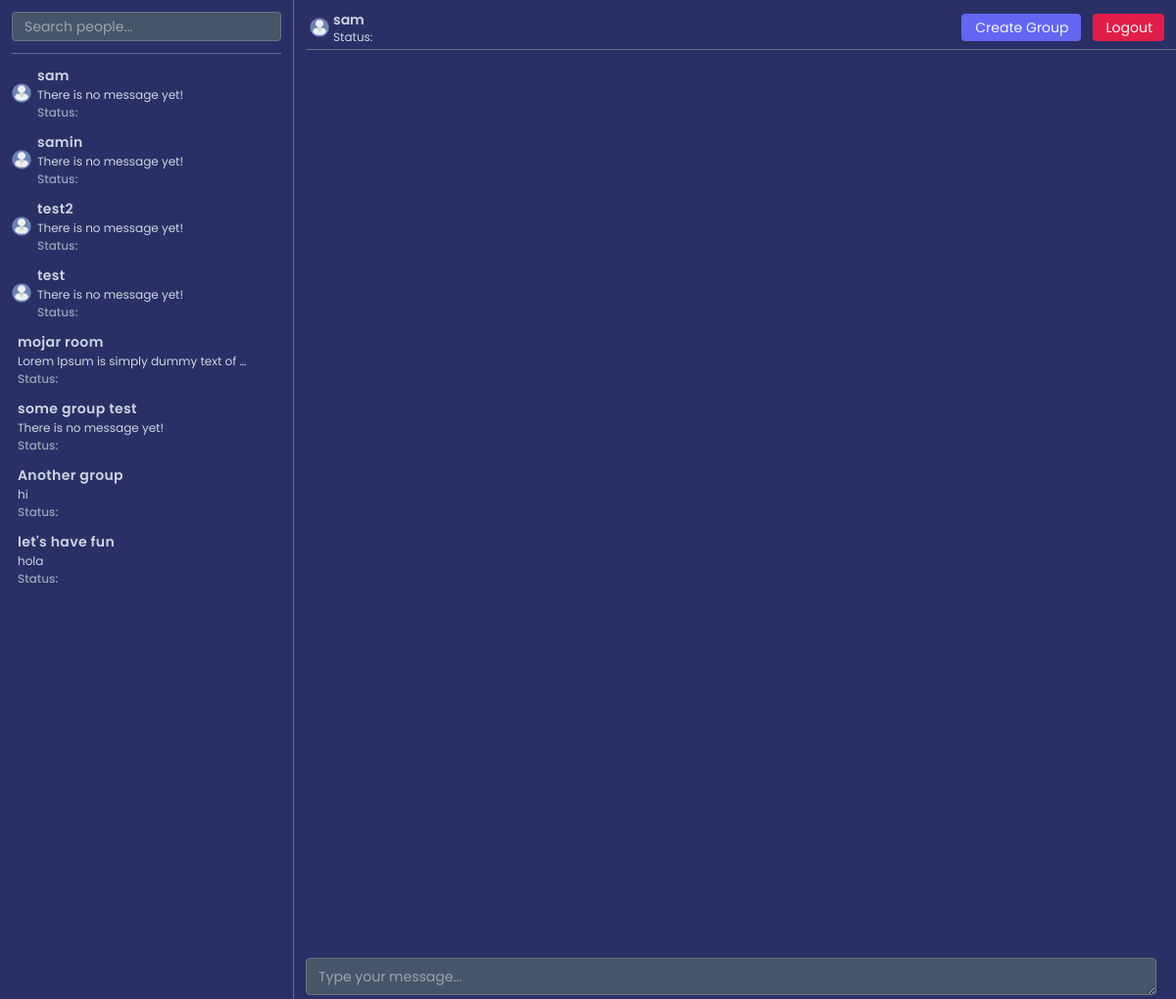
The app's page /chat/veBzmdcqGNb98OTL12yN/ (signed in) with its own data.
### account/models.py (models this page shows, shortened)
class Account(AbstractBaseUser):
    username = models.CharField(max_length=120, null=True)
    email = models.EmailField(null=True, unique=True)
    is_active = models.BooleanField(default=True)
    is_staff = models.BooleanField(default=False)
    is_superuser = models.BooleanField(default=False)
    is_online = models.BooleanField(default=True)
    created_at = models.DateTimeField(default=datetime.now)
    objects = AccountManager()
    USERNAME_FIELD = "email"
    REQUIRED_FIELDS = ["username"]

### chat/models.py (models this page shows, shortened)
class GroupChatroom(models.Model):
    room = models.SlugField(max_length=20, null=True, unique=True)
    given_room_name = models.CharField(max_length=200, null=True)
    creator = models.ForeignKey(User, on_delete=models.SET_NULL, null=True, related_name="creator")
    users = models.ManyToManyField(User)
    created_at = models.DateTimeField(default=datetime.now)

class GroupChat(models.Model):
    room = models.SlugField(max_length=20, null=True)
    group_chatroom = models.ForeignKey(GroupChatroom, on_delete=models.CASCADE, related_name="group_chatroom")
    sender = models.ForeignKey(User, on_delete=models.CASCADE, related_name="group_sender")
    message = models.TextField(null=True)
    created_at = models.DateTimeField(default=datetime.now)

### chat/views.py (the view)
# urls.py: path("chat/<str:room>/", ChatroomView.as_view(), name="chatroom"),
class ChatroomView(LoginRequiredMixin, View):
    login_url = "/account/login/"
    def get(self, request, room):
        accounts = Account.objects.values()
        chat_nofifies = ChatMessageSeen.objects.all()
        chat_notify_list = list(map(lambda i: {
            "id": i.id,
            "room": i.room,
            "chatroom": i.chatroom,
            "sender": i.sender,
            "receiver": i.receiver,
            "message_seen": i.message_seen,
            "sender_email": i.sender_email,
            "receiver_email": i.receiver_email
        }, chat_nofifies))
        copied_chat_notify_list = deepcopy(chat_notify_list)
        item_list = []
        get_user_with_notify_list = find_user_chat_notification_list(copied_chat_notify_list, item_list, request.user)
        notified_account_list = []
        get_user_notified_list = find_user_with_notified_list(accounts, get_user_with_notify_list, notified_account_list)
        last_msg_list = []
        get_accounts_with_notify_and_last_msg = find_accounts_with_last_msg(get_user_notified_list, last_msg_list, request.user)
        chatrooms = Chatroom.objects.all()
        chatroom_list = list(map(lambda i: {
            "id": i.id,
            "room": i.room,
            "concat_user": i.concat_user,
            "user1": i.user1,
            "user2": i.user2,
            "created_at": i.created_at
        }, chatrooms))
        chatroom_obj = find_obj(chatroom_list, "room", room, 0, len(chatroom_list))
        chat_notify_status = update_message_notification(chatroom_obj["room"], request.user)
        user1, user2 = None, None
        if chatroom_obj is not None:
            if request.user.email == chatroom_obj["user1"].email:
                user1 = chatroom_obj["user1"]
                user2 = chatroom_obj["user2"]
            else:
                user1 = chatroom_obj["user2"]
                user2 = chatroom_obj["user1"]
            if user1.email != request.user.email and user2.email != request.user.email:
                return redirect("chat:home")
            chats = Chat.objects.all()
            chat_list = list(map(lambda i: {
                "id": i.id,
                "room": i.room,
                "chatroom": i.chatroom,
                "sender": i.sender,
                "receiver": i.receiver,
                "message": i.message,
                "created_at": i.created_at.strftime("%b %d, %Y %I:%M %p")
            }, chats))
            copied_chats = deepcopy(chat_list)
            item_list = []
            get_chat_list = find_room_all_chats(copied_chats, item_list, chatroom_obj["room"])
            quick_sort(get_chat_list, "id", 0, len(get_chat_list) - 1)
            group_chatrooms = GroupChatroom.objects.all()
            group_chatroom_list = list(map(lambda i: {
                "id": i.id,
                "room": i.room,
                "given_room_name": i.given_room_name,
                "creator": i.creator,
                "users": i.users,
                "created_at": i.created_at
            }, group_chatrooms))
            group_list = []
            get_user_connected_group_list = find_user_connected_groups(group_chatroom_list, group_list, request.user)
            group_msg_seens = GroupChatMessageSeen.objects.values()
            group_msg_seen_list = list(map(lambda i: i, group_msg_seens))
            group_list = []
            find_group_msg_seen_list = find_user_group_msg_seen_list(group_msg_seen_list, get_user_connected_group_list, group_list)
            group_list = []
            find_user_group_with_notify_list = find_user_group_with_notified_list(find_group_msg_seen_list, group_list, request.user)
            last_msg_list = []
            find_user_group_last_msg_with_notify = find_user_group_last_msg(find_user_group_with_notify_list, last_msg_list)
        args = {
            "accounts": get_accounts_with_notify_and_last_msg,
            "groups": find_user_group_last_msg_with_notify,
            "user1": user1,
            "user2": user2,
            "chats": get_chat_list,
            "chat_notify_status": chat_notify_status
        }
        return render(request, "chat/chat.html", args)

### chat/views.py (called while the page is built)
def find_user_chat_notification_list(copied_chat_notify_list, item_list, receiver):
    notified_obj = find_obj(copied_chat_notify_list, "receiver_email", receiver.email, 0, len(copied_chat_notify_list))
    if notified_obj is not None:
        if notified_obj["message_seen"] == False:
            item_list.append(notified_obj["sender_email"])
        copied_chat_notify_list.remove(notified_obj)
        return find_user_chat_notification_list(copied_chat_notify_list, item_list, receiver)
    return item_list

def find_user_with_notified_list(accounts, notified_list, notified_account_list):
    for account in accounts:
        if account["email"] in notified_list:
            notified_account_list.append({
                "account": account,
                "notify": True
            })
        else:
            notified_account_list.append({
                "account": account,
                "notify": False
            })
    return notified_account_list

def find_accounts_with_last_msg(accounts, last_msg_list, current_user):
    for account in accounts:
        account_obj = Account(**account["account"])
        last_msg = Chat.objects.filter(Q(sender=current_user, receiver=account_obj) | Q(sender=account_obj, receiver=current_user)).last()
        message = None
        if last_msg:
            message = last_msg.message
        else:
            message = "There is no message yet!"
        last_msg_list.append({
            "account": account["account"],
            "notify": account["notify"],
            "last_msg": message
        })
    return last_msg_list

def find_user_connected_groups(group_chatroom_list, group_list, current_user):
    group_list = [group for group in group_chatroom_list if current_user in group["users"].all()]
    return group_list

def find_user_group_msg_seen_list(group_msg_seen_list, user_group_list, group_list):
    for group in user_group_list:
        group_msg_seen_obj = find_obj(group_msg_seen_list, "room", group["room"], 0, len(group_msg_seen_list))
        if group_msg_seen_obj is not None:
            group_msg_seen_obj = GroupChatMessageSeen(**group_msg_seen_obj)
            group_list.append({
                "group": group,
                "group_message_seen": group_msg_seen_obj
            })
        else:
            group_list.append({
                "group": group,
                "group_message_seen": None
            })
    return group_list

### chat/templates/chat/chat.html (shortened to what this page needs)
{% extends "base.html" %}
{% load static %}
{% block content %}
<div class="max-w-screen-2xl mx-auto">
    <div class="flex">
        {% include "chat/chat_left.html" %}
        {% include "chat/chat_right.html" %}
    </div>
</div>
{% endblock %}

### chat/templates/chat/chat_left_bottom.html (shortened to what this page needs)
{% load static %}
{% if accounts %}
    <div id="chat__leftBottomUsers" class="flex h-full pl-3 pr-1 pb-16 flex-col gap-y-3 overflow-x-hidden overflow-y-auto">
        {% for account in accounts %}
            <a href="{% url 'chat:create-chatroom' account.account.id %}" id="account-{{ account.account.id}}" class="flex items-center">
                <img src="{% static 'images/user.png' %}" class="w-[20px] h-[20px] object-contain mr-1" alt="">
                <div class="flex flex-col gap-y-0.5 pl-0.5 chat__userInfo">
                    <p id="user-{{ account.account.id }}" class="font-semibold text-slate-300 tracking-wide whitespace-nowrap overflow-hidden text-ellipsis chat__userUsername">{{ account.account.username }}</p>
                    <p class="text-slate-300 text-xs whitespace-nowrap overflow-hidden text-ellipsis last_message">{{ account.last_msg }}</p>
                    <p class="flex items-center text-xs font-medium text-slate-400 user__status">Status: </p>
                </div>
            </a>
        {% endfor %}
        {% if groups %}
            {% for group in groups %}
                <a href="{% url 'chat:group' group.group.room %}" id="group-{{group.group.id}}" class="flex items-center">
                    <div class="flex flex-col gap-y-0.5 pl-0.5 chat__userInfo">
                        <p id="group-{{ group.group.id }}" class="font-semibold text-slate-300 tracking-wide whitespace-nowrap overflow-hidden text-ellipsis">{{ group.group.given_room_name }}</p>
                        <p class="text-slate-300 text-xs whitespace-nowrap overflow-hidden text-ellipsis last_message">{{ group.last_msg }}</p>
                        <p class="flex items-center text-xs font-medium text-slate-400 user__status">Status: </p>
                    </div>
                </a>
            {% endfor %}
        {% endif %}
    </div>
{% endif %}

### chat/templates/chat/chat_right_top.html (shortened to what this page needs)
{% load static %}
<div id="account__right-{{ request.user.id }}" class="flex items-center justify-between pr-3">
    <div class="flex items-center gap-x-1">
        <img src="{% static 'images/user.png' %}" class="w-[20px] h-[20px] object-contain" alt="">
        <div class="text-slate-300">
            <h5 class="font-semibold mr-1 chat__rightTopUsername">{{ user2.username }}</h5>
            <p class="text-xs flex items-center">Status: </p>
        </div>
    </div>
    <div class="flex items-center gap-x-3">
        <button id="create__chatGroup" class="flex items-center gap-x-0.5 py-1 px-3 text-slate-100 bg-indigo-500 rounded cursor-pointer hover:bg-indigo-600 hover:shadow transition-all duration-300 ease-in-out">
            Create Group
        </button>
        <a href="{% url 'account:logout' %}" class="flex items-center gap-x-0.5 py-1 px-3 text-slate-100 bg-rose-600 rounded cursor-pointer hover:bg-rose-700 hover:shadow transition-all duration-300 ease-in-out">
            Logout
        </a>
    </div>
</div>
<div class="w-full h-[1px] bg-slate-500 mt-1"></div>

### static/css/base.css (style rules this page uses)
* { box-sizing: border-box; }
:root { --poppins: 'Poppins', sans-serif; --bg-primary: #2A3065; }
body { font-family: var(--poppins); background-color: var(--bg-primary); color: var(--text-primary); overflow: hidden; }

### static/css/chat_left.css (style rules this page uses)
.chat__userInfo { width: calc(100% - 45px); }

### static/css/chat_right.css (style rules this page uses)
.chat__rightTopUsername, .chat__rightMiddleUsername { display: -webkit-box; -webkit-line-clamp: 1; -webkit-box-orient: vertical; overflow: hidden; text-overflow: ellipsis; }

### records on screen
Account: account.username "sam", last_msg "There is no message yet!", username "sam"
Account: account.username "samin", last_msg "There is no message yet!"
Account: account.username "test2", last_msg "There is no message yet!"
Account: account.username "test", last_msg "There is no message yet!"
GroupChatroom: group.given_room_name "mojar room"
GroupChat: last_msg "Lorem Ipsum is simply dummy text of…"
GroupChatroom: group.given_room_name "some group test"
GroupChatroom: group.given_room_name "Another group"
GroupChat: last_msg "hi"
GroupChatroom: group.given_room_name "let's have fun"
GroupChat: last_msg "hola"

### other values on screen
{{ group.last_msg }} "There is no message yet!"
